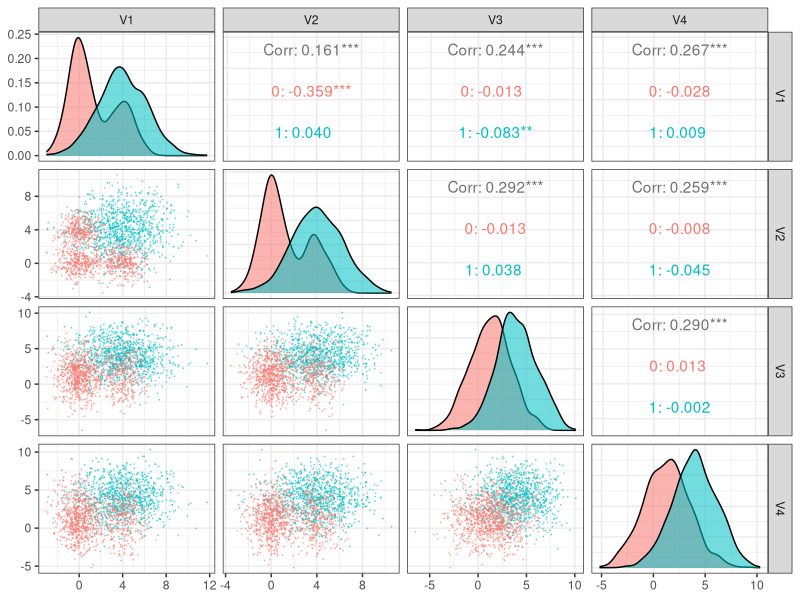
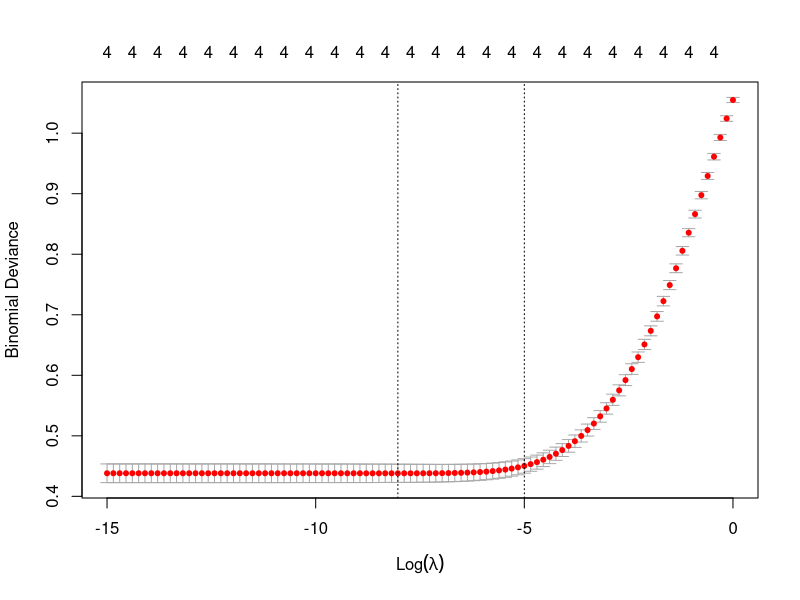
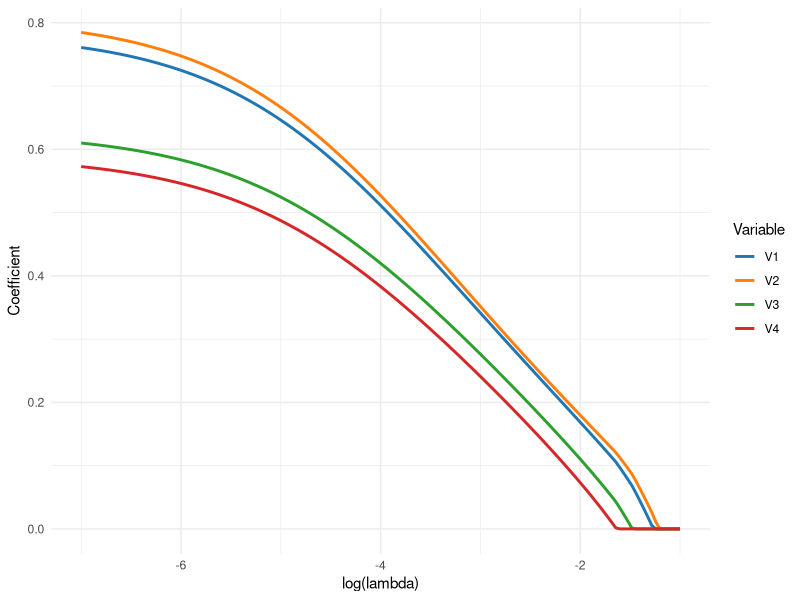
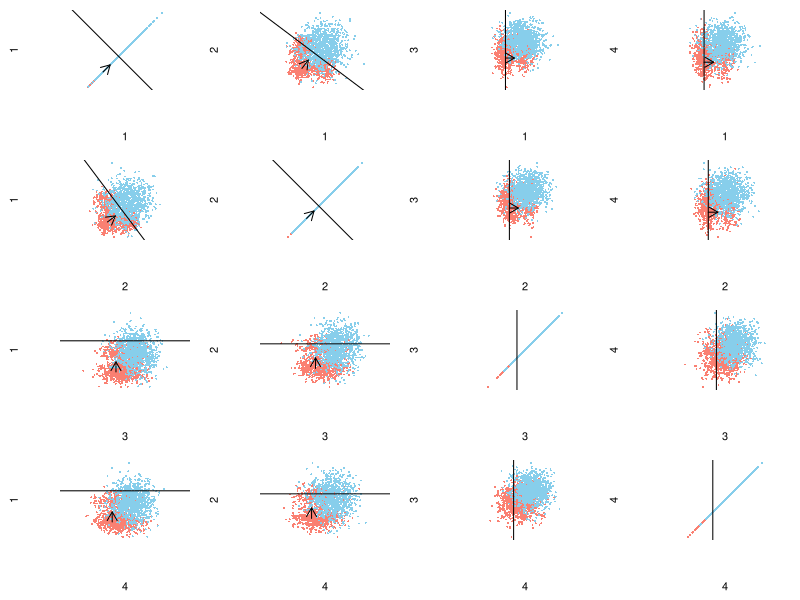

Source code (R) for these figures, in order:
## ---- chunk 1
library(tidyverse)
## ---- chunk 2
set.seed(1)
p <- 1/3
d <- 4
m <- p*d
s <- sqrt(1+p*(1-p)*d^2)
N <- 999
y <- rep(c(0,1),each=N)
X <- cbind(
 c(rnorm((1-p)*N,0),rnorm(p*N,d),rnorm(N,d,s)),
 c(rnorm(p*N,d),rnorm((1-p)*N,0),rnorm(N,d,s)),
 c(rnorm(N,m,s),rnorm(N,d,s)),
 c(rnorm(N,m,s),rnorm(N,d,s))
)
## ---- chunk 3
p <- GGally::ggpairs(bind_cols(class=factor(y),as_tibble(X))[c(1000:1998,1:999),],
                     columns=2:5,
                     aes(colour=class,alpha=0.5),
                     progress=FALSE,
                     lower=list(continuous=GGally::wrap("points",size=0.05,alpha=0.4))) + theme_bw()
print(p)
## ---- chunk 4
ridge <- glmnet::cv.glmnet( # 
  X,y,family="binomial",alpha=0,
  lambda=exp(seq(-15,0,len=100))
)
plot(ridge) 
alasso <- glmnet::glmnet(
  X,y,family="binomial",alpha=1,
  penalty=(1/abs(coef(ridge,"lambda.1se"))[-1]),
  lambda=exp(seq(-7,-1,len=150))
)
b2 <- with(alasso, min(lambda[df==2])) # best lambda at df=2
## ---- chunk 5
col <- 4
path <- alasso$beta %>% as.matrix() %>% t %>% 
  as_tibble() %>% mutate(lambda=alasso$lambda) %>% 
  gather(key=Variable,value=Coefficient,-(col+1)) %>%
  ggplot(aes(x=log(lambda),y=Coefficient,color=Variable)) + 
  geom_line(size=1) + theme_minimal() + 
  ggsci::scale_color_d3("category20") 
print(path)
## ---- chunk 6
w <- coef(alasso,s=b2)
pal <- rep(c("salmon","skyblue"),each=N)
op <- par(mfrow=c(4,4),mai=c(0.6,0.6,0.1,0.1))
for(i in 1:4) for(j in 1:4) {
  amp <- sqrt(sum(w[c(i+1,j+1)]^2))
  plot(X[,c(i,j)],pch=16,asp=1,col=pal,cex=0.4,xlab=i,ylab=j,axes=FALSE)
  arrows(0,0,2*w[i+1]/amp,2*w[j+1]/amp,length=0.1)
  if(w[j+1]==0) {abline(v=0); next}
  abline(-w[1]/w[j+1],-w[i+1]/w[j+1])
}
par(op)
